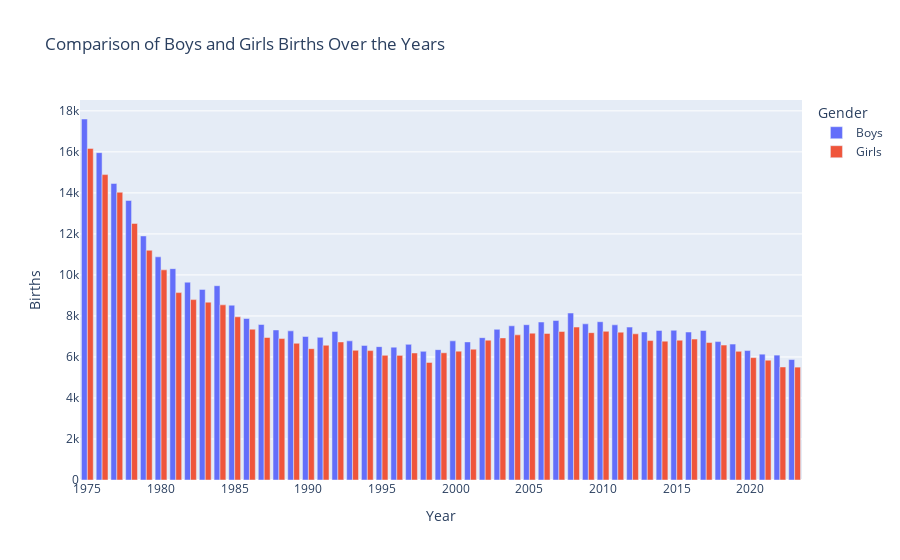

This figure's notebook cell:
### Code cell
# Plotly Interactive Bar Chart
fig = px.bar(b_melted, x="Year", y="Births", color="Gender", barmode="group",
             title="Comparison of Boys and Girls Births Over the Years")
fig.show()

### Figure 1 — Plotly figure (JSON) as saved in the notebook; plotly's stock layout.template omitted (floating-point values rounded to 4 significant figures)
{"data": [{"alignmentgroup": "True", "hovertemplate": "Gender=Boys<br>Year=%{x}<br>Births=%{y}<extra></extra>", "legendgroup": "Boys", "marker": {"color": "#636efa", "pattern": {"shape": ""}}, "name": "Boys", "offsetgroup": "Boys", "orientation": "v", "showlegend": true, "textposition": "auto", "type": "bar", "x": [2023, 2022, 2021, 2020, 2019, 2018, 2017, 2016, 2015, 2014, 2013, 2012, 2011, 2010, 2009, 2008, 2007, 2006, 2005, 2004, 2003, 2002, 2001, 2000, 1999, 1998, 1997, 1996, 1995, 1994, 1993, 1992, 1991, 1990, 1989, 1988, 1987, 1986, 1985, 1984, 1983, 1982, 1981, 1980, 1979, 1978, 1977, 1976, 1975], "xaxis": "x", "y": [5874, 6090, 6135, 6312, 6626, 6749, 7292, 7216, 7302, 7294, 7219, 7456, 7566, 7718, 7615, 8141, 7776, 7703, 7573, 7519, 7347, 6941, 6734, 6785, 6356, 6273, 6614, 6479, 6503, 6563, 6785, 7238, 6956, 6998, 7272, 7316, 7582, 7875, 8524, 9474, 9294, 9646, 10306, 10882, 11901, 13632, 14459, 15962, 17603], "yaxis": "y"}, {"alignmentgroup": "True", "hovertemplate": "Gender=Girls<br>Year=%{x}<br>Births=%{y}<extra></extra>", "legendgroup": "Girls", "marker": {"color": "#EF553B", "pattern": {"shape": ""}}, "name": "Girls", "offsetgroup": "Girls", "orientation": "v", "showlegend": true, "textposition": "auto", "type": "bar", "x": [2023, 2022, 2021, 2020, 2019, 2018, 2017, 2016, 2015, 2014, 2013, 2012, 2011, 2010, 2009, 2008, 2007, 2006, 2005, 2004, 2003, 2002, 2001, 2000, 1999, 1998, 1997, 1996, 1995, 1994, 1993, 1992, 1991, 1990, 1989, 1988, 1987, 1986, 1985, 1984, 1983, 1982, 1981, 1980, 1979, 1978, 1977, 1976, 1975], "xaxis": "x", "y": [5504, 5511, 5840, 5967, 6273, 6579, 6703, 6871, 6818, 6771, 6799, 7128, 7209, 7249, 7184, 7457, 7240, 7147, 7160, 7077, 6929, 6818, 6379, 6283, 6203, 5731, 6194, 6077, 6081, 6310, 6324, 6732, 6570, 6404, 6667, 6898, 6948, 7354, 7958, 8540, 8671, 8796, 9137, 10247, 11203, 12510, 14031, 14891, 16170], "yaxis": "y"}], "layout": {"autosize": true, "barmode": "group", "legend": {"title": {"text": "Gender"}, "tracegroupgap": 0}, "title": {"text": "Comparison of Boys and Girls Births Over the Years"}, "xaxis": {"anchor": "y", "autorange": true, "domain": [0, 1], "range": [1974.0, 2024.0], "title": {"text": "Year"}, "type": "linear"}, "yaxis": {"anchor": "x", "autorange": true, "domain": [0, 1], "range": [0, 18530.0], "title": {"text": "Births"}, "type": "linear"}}}
